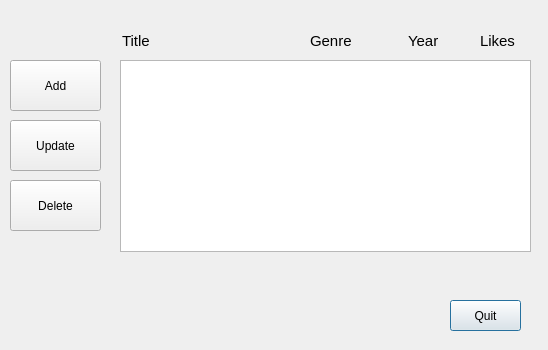
<?xml version="1.0" encoding="UTF-8"?>
<ui version="4.0">
 <class>DialogAdmin</class>
 <widget class="QDialog" name="DialogAdmin">
  <property name="geometry">
   <rect>
    <x>0</x>
    <y>0</y>
    <width>548</width>
    <height>350</height>
   </rect>
  </property>
  <property name="windowTitle">
   <string>Movix ADMIN</string>
  </property>
  <property name="windowIcon">
   <iconset resource="qtresource.qrc">
    <normaloff>:/png/icon.png</normaloff>:/png/icon.png</iconset>
  </property>
  <widget class="QPushButton" name="pushButton">
   <property name="geometry">
    <rect>
     <x>450</x>
     <y>300</y>
     <width>71</width>
     <height>31</height>
    </rect>
   </property>
   <property name="text">
    <string>Quit</string>
   </property>
  </widget>
  <widget class="QPushButton" name="addBtn">
   <property name="geometry">
    <rect>
     <x>10</x>
     <y>60</y>
     <width>91</width>
     <height>51</height>
    </rect>
   </property>
   <property name="text">
    <string>Add</string>
   </property>
  </widget>
  <widget class="QPushButton" name="deleteBtn">
   <property name="geometry">
    <rect>
     <x>10</x>
     <y>180</y>
     <width>91</width>
     <height>51</height>
    </rect>
   </property>
   <property name="text">
    <string>Delete</string>
   </property>
  </widget>
  <widget class="QPushButton" name="updateBtn">
   <property name="geometry">
    <rect>
     <x>10</x>
     <y>120</y>
     <width>91</width>
     <height>51</height>
    </rect>
   </property>
   <property name="text">
    <string>Update</string>
   </property>
  </widget>
  <widget class="QTextBrowser" name="textBrowser">
   <property name="geometry">
    <rect>
     <x>120</x>
     <y>60</y>
     <width>411</width>
     <height>192</height>
    </rect>
   </property>
  </widget>
  <widget class="QLabel" name="label">
   <property name="geometry">
    <rect>
     <x>122</x>
     <y>30</y>
     <width>61</width>
     <height>21</height>
    </rect>
   </property>
   <property name="font">
    <font>
     <pointsize>11</pointsize>
    </font>
   </property>
   <property name="text">
    <string>Title</string>
   </property>
  </widget>
  <widget class="QLabel" name="label_2">
   <property name="geometry">
    <rect>
     <x>310</x>
     <y>30</y>
     <width>61</width>
     <height>21</height>
    </rect>
   </property>
   <property name="font">
    <font>
     <pointsize>11</pointsize>
    </font>
   </property>
   <property name="text">
    <string>Genre</string>
   </property>
  </widget>
  <widget class="QLabel" name="label_3">
   <property name="geometry">
    <rect>
     <x>408</x>
     <y>30</y>
     <width>61</width>
     <height>21</height>
    </rect>
   </property>
   <property name="font">
    <font>
     <pointsize>11</pointsize>
    </font>
   </property>
   <property name="text">
    <string>Year</string>
   </property>
  </widget>
  <widget class="QLabel" name="label_4">
   <property name="geometry">
    <rect>
     <x>480</x>
     <y>30</y>
     <width>61</width>
     <height>21</height>
    </rect>
   </property>
   <property name="font">
    <font>
     <pointsize>11</pointsize>
    </font>
   </property>
   <property name="text">
    <string>Likes</string>
   </property>
  </widget>
 </widget>
 <resources>
  <include location="qtresource.qrc"/>
 </resources>
 <connections/>
</ui>
